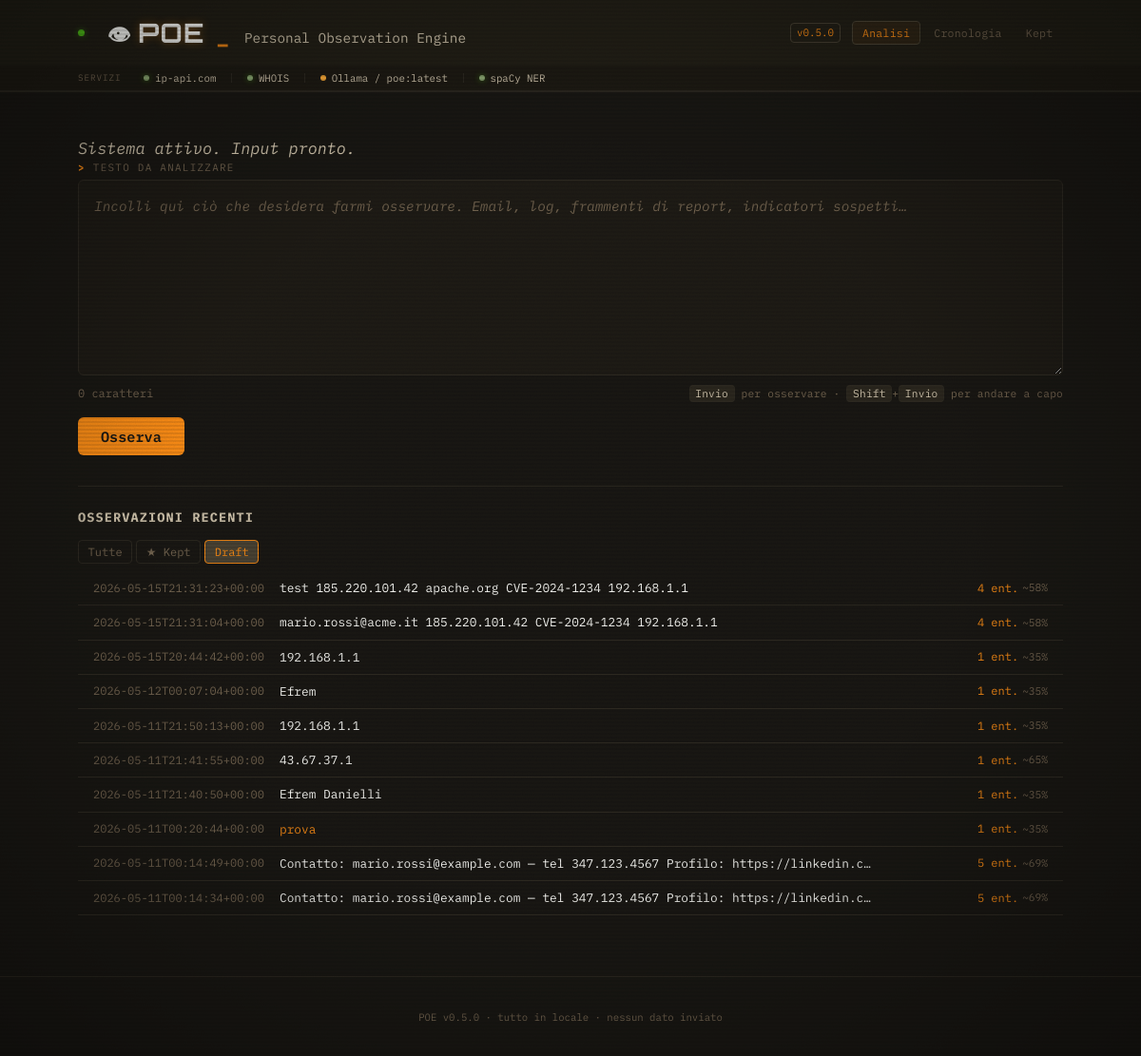
The app's page /?view=draft with its own data.
### tables this page shows
CREATE TABLE observations (
                id             INTEGER PRIMARY KEY AUTOINCREMENT,
                timestamp      TEXT NOT NULL,
                raw_input      TEXT NOT NULL,
                entities_json  TEXT NOT NULL
            , kept INTEGER NOT NULL DEFAULT 0, label TEXT, synthesis_text TEXT, synthesis_model TEXT, enrichment_json TEXT);

### app/main.py (the view)
@app.get("/", response_class=HTMLResponse)
def index(request: Request, view: str = Query(default="all")):
    if view not in _VALID_VIEWS:
        view = "all"
    recent = _enrich_recent(get_recent(limit=10, filter_kept=view))
    return templates.TemplateResponse(
        request, "index.html", {"recent": recent, "current_view": view}
    )

### app/templates/index.html (shortened to what this page needs)
{% extends "base.html" %}
{% block nav_analisi %}active{% endblock %}
{% block content %}
<section class="analyzer" aria-labelledby="analyzer-heading">
    <p class="poe-greeting">Sistema attivo. Input pronto.</p>
    <div class="input-section">
        <div class="input-label">Testo da analizzare</div>
        <form
            id="analyze-form"
            hx-post="/analyze"
            hx-target="#results"
            hx-indicator="#spinner"
            hx-swap="innerHTML"
        >
            <textarea
                id="text-input"
                name="text"
                placeholder="Incolli qui ciò che desidera farmi osservare. Email, log, frammenti di report, indicatori sospetti…"
                rows="8"
                required
                autofocus
                maxlength="50000"
                data-charcounter
                data-submit-on-enter
                aria-describedby="char-count-label keyboard-hint"
            ></textarea>
            <div class="form-meta">
                <span id="char-count-label" class="char-counter">
                    <span data-charcount>0</span> caratteri
                </span>
                <span id="keyboard-hint" class="keyboard-hint">
                    <kbd>Invio</kbd> per osservare ·
                    <kbd>Shift</kbd>+<kbd>Invio</kbd> per andare a capo
                </span>
            </div>
            <div class="form-row">
                <button type="submit">Osserva</button>
            </div>
        </form>
    </div>
</section>
<section id="history" class="history" aria-labelledby="history-heading">
    {% include "_history.html" %}
</section>
{% endblock %}

### app/templates/_history.html (shortened to what this page needs)
{% if recent is defined %}
<h2 id="history-heading">Osservazioni recenti</h2>
<div class="filter-tabs">
    <a href="/?view=all"   class="filter-tab {% if (current_view | default('all')) == 'all'   %}active{% endif %}">Tutte</a>
    <a href="/?view=kept"  class="filter-tab {% if (current_view | default('all')) == 'kept'  %}active{% endif %}">&#9733; Kept</a>
    <a href="/?view=draft" class="filter-tab {% if (current_view | default('all')) == 'draft' %}active{% endif %}">Draft</a>
</div>
{% if recent %}
<ul class="history-list">
    {% for item in recent %}
    <li>
        <a href="/e/{{ item.id }}" class="history-item">
            <span class="ts">{{ item.timestamp }}</span>
            <span class="preview">
                {% if item.label %}
                <span class="history-label">{{ item.label }}</span>
                {% else %}
                {{ item.raw_input[:80] }}{% if item.raw_input|length > 80 %}…{% endif %}
                {% endif %}
            </span>
            <span class="history-meta">
                <span class="count">{{ item.entities|length }} ent.</span>
                {% if item.accuracy is defined and item.accuracy %}<span class="accuracy-sm">~{{ item.accuracy }}%</span>{% endif %}
            </span>
        </a>
    </li>
    {% endfor %}
</ul>
{% else %}
<p class="history-empty">Nessuna osservazione in questa vista.</p>
{% endif %}
{% endif %}

### records on screen
observations: timestamp "2026-05-15T21:31:23+00:00", raw_input "test 185.220.101.42 apache.org CVE-2024-1234 192.168.1.1", entities|length "4", accuracy "58"
observations: timestamp "2026-05-15T21:31:04+00:00", raw_input "mario.rossi@acme.it 185.220.101.42 CVE-2024-1234 192.168.1.1", entities|length "4", accuracy "58"
observations: timestamp "2026-05-15T20:44:42+00:00", raw_input "192.168.1.1", entities|length "1", accuracy "35"
observations: timestamp "2026-05-12T00:07:04+00:00", raw_input "Efrem", entities|length "1", accuracy "35"
observations: timestamp "2026-05-11T21:50:13+00:00", raw_input "192.168.1.1", entities|length "1", accuracy "35"
observations: timestamp "2026-05-11T21:41:55+00:00", raw_input "43.67.37.1", entities|length "1", accuracy "65"
observations: timestamp "2026-05-11T21:40:50+00:00", raw_input "Efrem Danielli", entities|length "1", accuracy "35"
observations: timestamp "2026-05-11T00:20:44+00:00", label "prova", entities|length "1", accuracy "35"
observations: timestamp "2026-05-11T00:14:49+00:00", raw_input "Contatto: mario.rossi@example.com — tel 347.123.4567 Profilo: https://linkedin.c", entities|length "5", accuracy "69"
observations: timestamp "2026-05-11T00:14:34+00:00", raw_input "Contatto: mario.rossi@example.com — tel 347.123.4567 Profilo: https://linkedin.c", entities|length "5", accuracy "69"
